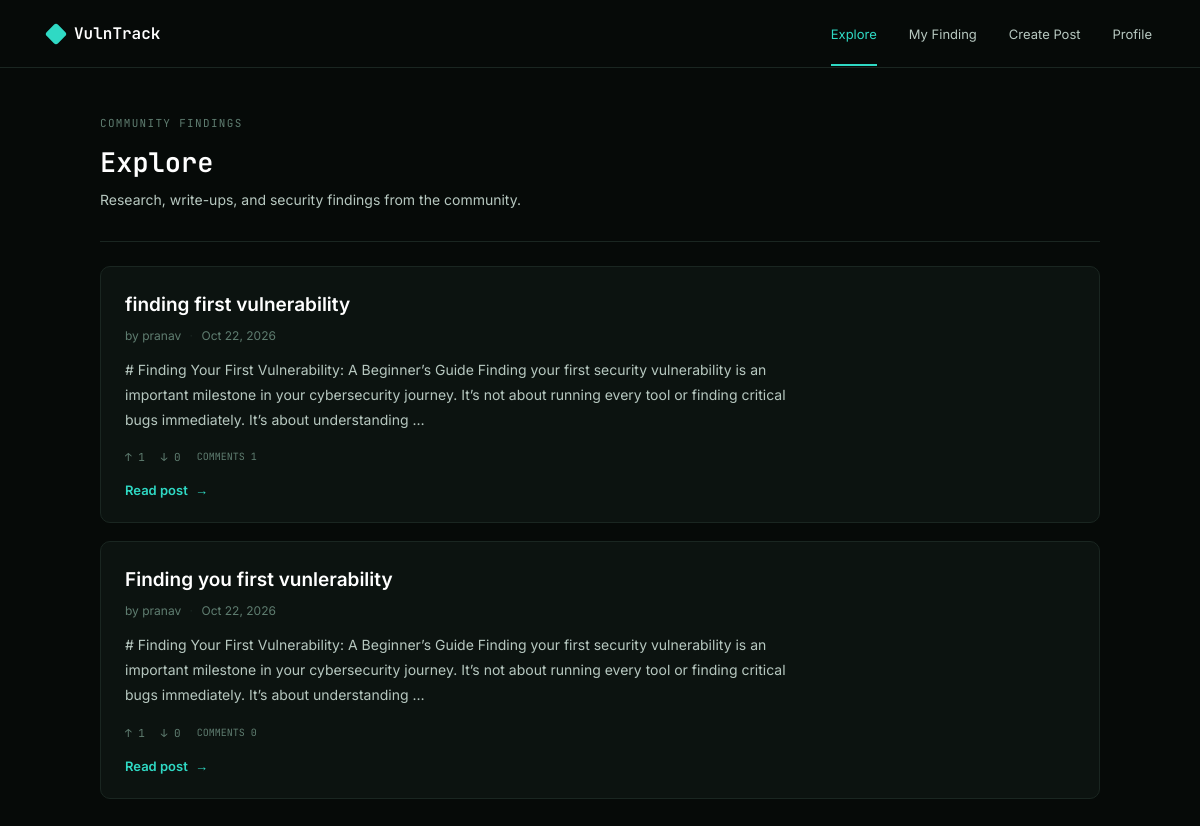
Screenshot of /explore/ (signed in) with the database file from the repository.
### vulnerabilities/models.py (models this page shows, shortened)
class Post(models.Model):
    author = models.ForeignKey(settings.AUTH_USER_MODEL, on_delete=models.CASCADE, related_name='posts')
    title = models.CharField(max_length=200)
    content = models.TextField()
    created_at = models.DateTimeField(auto_now_add=True)
    class Meta:
        ordering = ['-created_at']
    @property
    def likes_count(self):
        return self.reactions.filter(value=1).count()
    @property
    def dislikes_count(self):
        return self.reactions.filter(value=-1).count()

### vulnerabilities/views.py (the view)
# urls.py: path('explore/', views.explore, name='explore'),
@login_required
def explore(request):
    post = Post.objects.select_related('author').all().order_by('-created_at')
    return render(request, "vulnerabilities/explore.html", {"posts": post})

### vulnerabilities/templates/vulnerabilities/explore.html (shortened to what this page needs)
{% load static %}
<!doctype html>
<html lang="en">
<head>
    <link rel="stylesheet" href="{% static 'vulnerability/CSS/explore.css' %}" />
</head>
<body class="explore-page">
    <nav class="nav">
        <a class="nav-brand" href="{% url 'explore' %}">
            <span class="logo-mark" aria-hidden="true"></span>
            <span class="logo-text">VulnTrack</span>
        </a>
        <div class="nav-links">
            <a class="nav-link active" href="{% url 'explore' %}">Explore</a>
            <a class="nav-link" href="{% url 'my_finding' %}">My Finding</a>
            <a class="nav-link" href="{% url 'create_post' %}">Create Post</a>
            <a class="nav-link" href="{% url 'profile' %}">Profile</a>
        </div>
    </nav>
    <main class="page">
        <header class="page-heading">
            <span class="eyebrow">COMMUNITY FINDINGS</span>
            <h1>Explore</h1>
            <p>Research, write-ups, and security findings from the community.</p>
        </header>
        <section class="post-list" aria-label="Community posts">
            {% for post in posts %}
            <article class="post-entry">
                <div class="post-copy">
                    <h2>
                        <a href="{% url 'post_detail' post.pk %}">
                            {{ post.title }}
                        </a>
                    </h2>
                    <p class="post-meta">
                        by {{ post.author }}
                        <span>·</span>
                        {{ post.created_at|date:"M d, Y" }}
                    </p>
                    <p class="post-excerpt">
                        {{ post.content|striptags|truncatewords:35 }}
                    </p>
                    <p class="post-stats" aria-label="Post reactions and comments">
                        <span>↑ {{ post.likes_count }}</span>
                        <span>↓ {{ post.dislikes_count }}</span>
                        <span>COMMENTS {{ post.comments.count }}</span>
                    </p>
                </div>
                <a class="read-more"
                   href="{% url 'post_detail' post.pk %}"
                   aria-label="Read {{ post.title }}">
                    Read post <span aria-hidden="true">→</span>
                </a>
            </article>
            {% empty %}
            <p class="empty-state">No posts yet. Be the first to share a finding!</p>
            {% endfor %}
        </section>
    </main>
</body>
</html>

### vulnerabilities/static/vulnerability/CSS/explore.css (style rules this page uses)
:root { --bg: #060a08; --panel: #0c1310; --border: #1a2621; --text: #dce9e3; --muted: #5f7d70; --teal: #2fd9c4; }
* { box-sizing: border-box; margin: 0; padding: 0; }
body { min-height: 100vh; background: var(--bg); color: var(--text); font-family: 'Inter', system-ui, sans-serif; }
a { color: inherit; }
.nav { min-height: 68px; display: flex; align-items: center; justify-content: space-between; gap: 24px; padding: 0 48px; border-bottom: 1px solid var(--border); }
.nav-brand { display: inline-flex; align-items: center; gap: 10px; text-decoration: none; }
.logo-mark { width: 16px; height: 16px; transform: rotate(45deg); border-radius: 3px; background: var(--teal); }
.logo-text { color: #fff; font-family: 'JetBrains Mono', monospace; font-size: 16px; font-weight: 600; }
.nav-links { display: flex; align-items: center; gap: 32px; }
.nav-link { padding: 24px 0 22px; border-bottom: 2px solid transparent; color: #b7c8c0; font-size: 13px; text-decoration: none; }
.nav-link:hover, .nav-link.active { border-bottom-color: var(--teal); color: var(--teal); }
.page { width: min(100% - 48px, 880px); margin: 0 auto; padding: 58px 0 96px; }
.page-heading { padding-bottom: 30px; border-bottom: 1px solid var(--border); }
.eyebrow { display: block; margin-bottom: 14px; color: var(--muted); font-family: 'JetBrains Mono', monospace; font-size: 11px; letter-spacing: 0.12em; }
.page-heading h1 { margin-bottom: 9px; color: #fff; font-family: 'JetBrains Mono', monospace; font-size: 27px; font-weight: 600; }
.page-heading > p { color: #b7c8c0; font-size: 14px; line-height: 1.6; }
.post-entry { display: flex; align-items: center; justify-content: space-between; gap: 24px; padding: 24px 2px; border-bottom: 1px solid var(--border); }
.post-copy { min-width: 0; }
.post-entry h2 { margin-bottom: 7px; font-size: 17px; font-weight: 600; }
.post-entry h2 a { text-decoration: none; transition: color 0.15s ease; }
.post-meta { margin-bottom: 12px; color: var(--muted); font-size: 12px; }
.post-meta span { padding: 0 5px; color: var(--border); }
.post-excerpt { max-width: 68ch; color: #b7c8c0; font-size: 14px; line-height: 1.65; }
.post-stats { display: flex; flex-wrap: wrap; gap: 16px; margin-top: 15px; color: var(--muted); font-family: 'JetBrains Mono', monospace; font-size: 11px; }
.post-stats span:last-child { font-size: 10px; }
.read-more { flex: 0 0 auto; color: var(--text); font-size: 12px; text-decoration: none; transition: color 0.15s ease; }
.read-more span { padding-left: 4px; color: var(--teal); }
.page { width: min(100% - 48px, 1000px); margin: 0 auto; padding: 48px 0 80px; }
.post-list { display: flex; flex-direction: column; gap: 18px; padding-top: 24px; }
.post-entry { display: flex; flex-direction: column; align-items: stretch; gap: 18px; padding: 24px; background: var(--panel); border: 1px solid var(--border); border-radius: 10px; transition: border-color 0.2s ease; }
.post-entry h2 { margin-bottom: 8px; font-size: 19px; font-weight: 600; line-height: 1.5; }
.post-entry h2 a { color: #fff; text-decoration: none; overflow-wrap: anywhere; transition: color 0.15s ease; }
.post-meta { margin-bottom: 14px; color: var(--muted); font-size: 12px; }
.post-excerpt { max-width: 75ch; color: #b7c8c0; font-size: 14px; line-height: 1.8; overflow-wrap: anywhere; }
.post-stats { display: flex; flex-wrap: wrap; gap: 16px; margin-top: 18px; color: var(--muted); font-family: 'JetBrains Mono', monospace; font-size: 11px; }
.read-more { align-self: flex-start; color: var(--teal); font-size: 13px; font-weight: 600; text-decoration: none; transition: color 0.15s ease; }
.read-more span { padding-left: 4px; }

### rows the page displays
Post: title "finding first vulnerability", author "pranav", created_at "Oct 22, 2026", content "# Finding Your First Vulnerability: A Beginner’s Guide Finding your first security vulnerability is an important milestone in your cybersecurity journey. It’s not about running every tool or finding critical bugs immediately. It’s about understanding …", likes_count "1", dislikes_count "0", comments.count "1"
Post: title "Finding you first vunlerability", author "pranav", created_at "Oct 22, 2026", content "# Finding Your First Vulnerability: A Beginner’s Guide Finding your first security vulnerability is an important milestone in your cybersecurity journey. It’s not about running every tool or finding critical bugs immediately. It’s about understanding …", likes_count "1", dislikes_count "0", comments.count "0"
